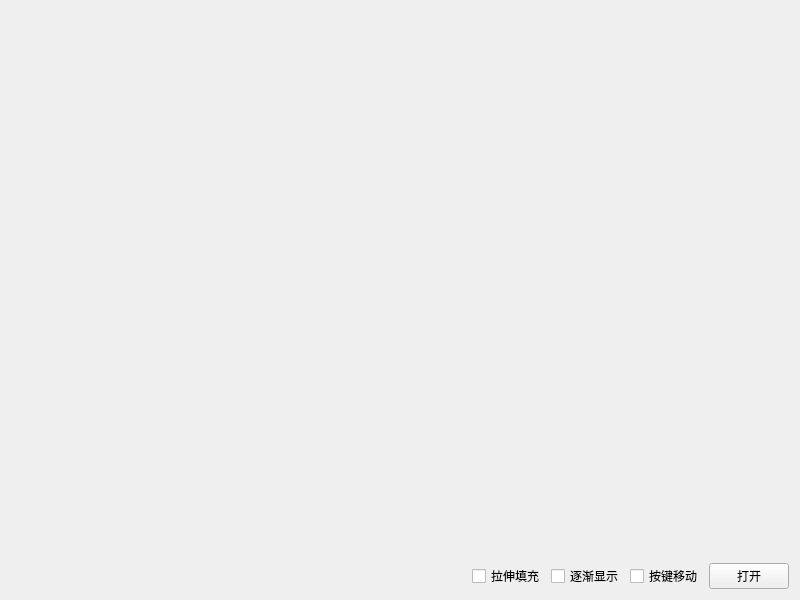
<?xml version="1.0" encoding="UTF-8"?>
<ui version="4.0">
 <class>MainWindow</class>
 <widget class="QWidget" name="MainWindow">
  <property name="geometry">
   <rect>
    <x>0</x>
    <y>0</y>
    <width>800</width>
    <height>600</height>
   </rect>
  </property>
  <layout class="QVBoxLayout" name="verticalLayout">
   <item>
    <widget class="ImageView" name="imageView">
     <property name="sizePolicy">
      <sizepolicy hsizetype="Preferred" vsizetype="Expanding">
       <horstretch>0</horstretch>
       <verstretch>0</verstretch>
      </sizepolicy>
     </property>
    </widget>
   </item>
   <item>
    <layout class="QHBoxLayout" name="horizontalLayout">
     <item>
      <widget class="QLabel" name="labPath">
       <property name="sizePolicy">
        <sizepolicy hsizetype="Expanding" vsizetype="Preferred">
         <horstretch>0</horstretch>
         <verstretch>0</verstretch>
        </sizepolicy>
       </property>
       <property name="text">
        <string/>
       </property>
      </widget>
     </item>
     <item>
      <widget class="QCheckBox" name="ckFill">
       <property name="text">
        <string>拉伸填充</string>
       </property>
      </widget>
     </item>
     <item>
      <widget class="QCheckBox" name="ckFade">
       <property name="text">
        <string>逐渐显示</string>
       </property>
      </widget>
     </item>
     <item>
      <widget class="QCheckBox" name="ckKeyMove">
       <property name="text">
        <string>按键移动</string>
       </property>
      </widget>
     </item>
     <item>
      <widget class="QPushButton" name="btnOpen">
       <property name="text">
        <string>打开</string>
       </property>
      </widget>
     </item>
    </layout>
   </item>
  </layout>
 </widget>
 <customwidgets>
  <customwidget>
   <class>ImageView</class>
   <extends>QWidget</extends>
   <header>imageview.h</header>
   <container>1</container>
  </customwidget>
 </customwidgets>
 <tabstops>
  <tabstop>ckFill</tabstop>
  <tabstop>ckFade</tabstop>
  <tabstop>ckKeyMove</tabstop>
  <tabstop>btnOpen</tabstop>
 </tabstops>
 <resources/>
 <connections/>
</ui>
